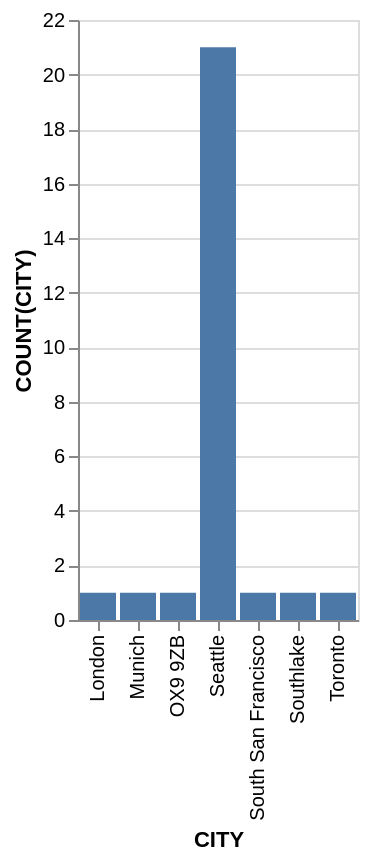

Write a Vega-Lite specification for this figure.
### Vega-Lite specification from a JSON file in a GitHub repository (floating-point values rounded to 4 significant figures)
{"data": {"values": [{"x_data": "London", "y_data": 1}, {"x_data": "Munich", "y_data": 1}, {"x_data": "OX9 9ZB", "y_data": 1}, {"x_data": "Seattle", "y_data": 21}, {"x_data": "South San Francisco", "y_data": 1}, {"x_data": "Southlake", "y_data": 1}, {"x_data": "Toronto", "y_data": 1}]}, "mark": "bar", "encoding": {"x": {"field": "x_data", "type": "nominal", "title": "CITY", "sort": "ascending"}, "y": {"field": "y_data", "type": "quantitative", "title": "COUNT(CITY)"}}}
